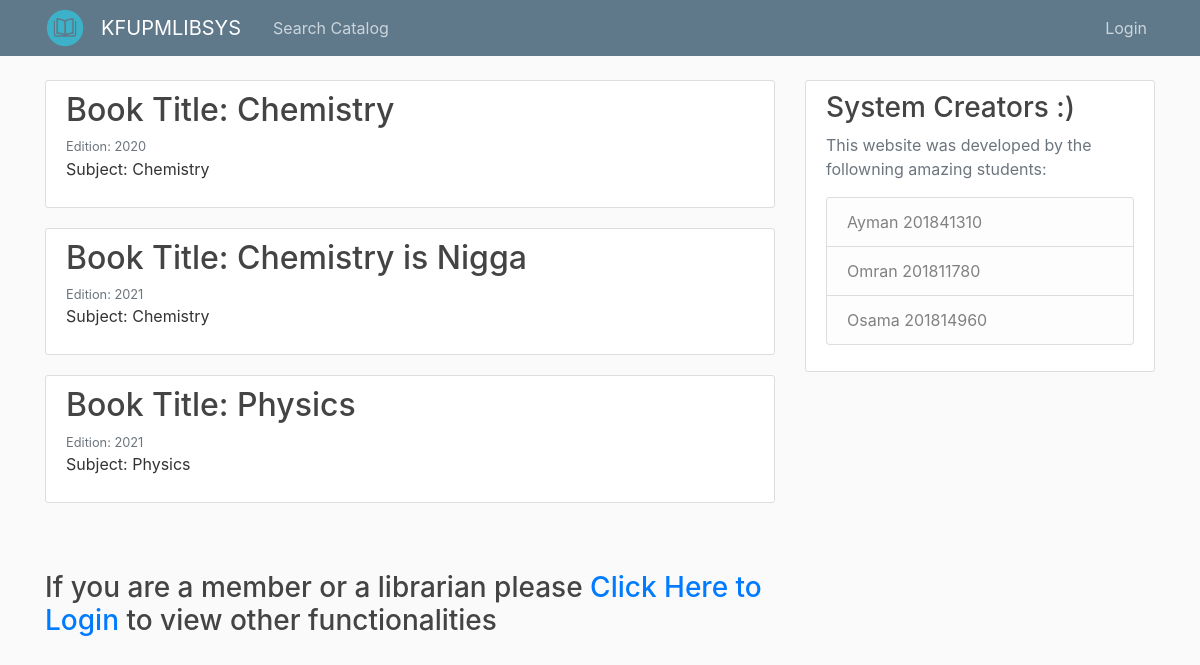
Before: / with the older database file.
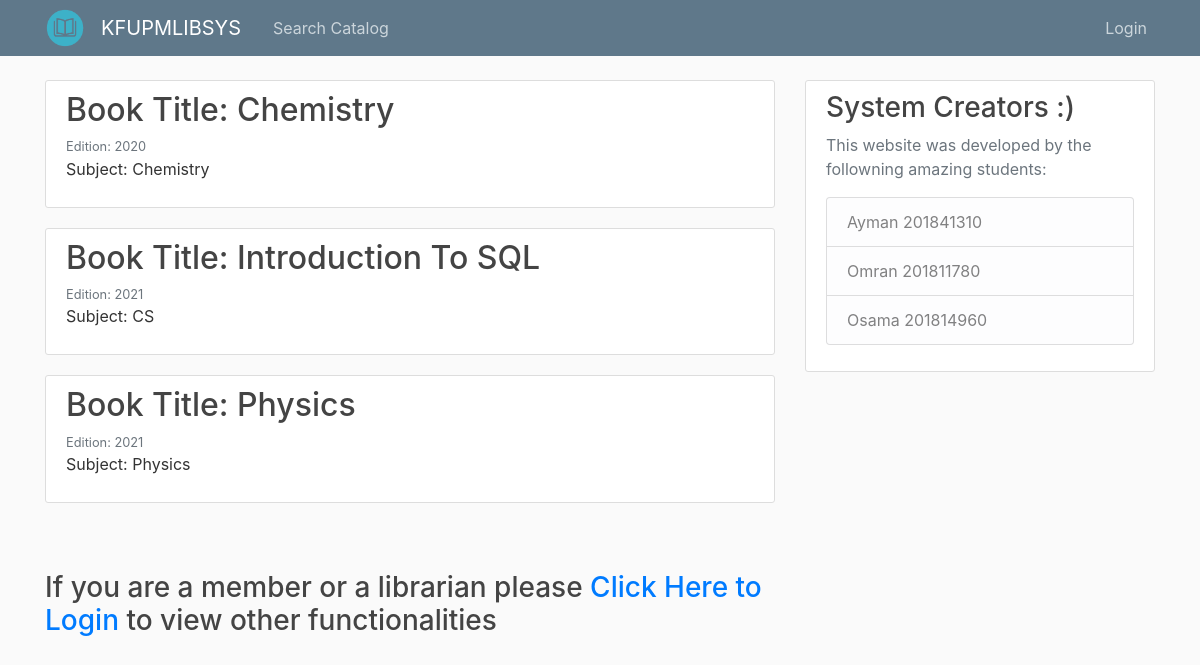
After: the same page with the newer database file.
### core/models.py (models this page shows, shortened)
class Book(models.Model):
    ISBN_code = models.CharField(
        unique=True,
        primary_key=True,
        max_length=64,
        null=False,
        blank=False,
        verbose_name=_("ISBN code")
    )
    book_title = models.CharField(
        max_length=512,
        blank=False,
        null=False,
        verbose_name=_("book title"),
    )
    Lang_CHOICES = (
        ('A', 'Arabic',),
        ('E', 'English',),
    )
    book_language = models.CharField(
        choices=Lang_CHOICES,
        max_length=20,
        blank=True,
        null=True,
        verbose_name=_("book language")
    )
    no_of_copies = models.PositiveIntegerField(
        null=True,
        blank=True,
        verbose_name=_("number of copies")
    )
    subject = models.ForeignKey(
        Subject,
        on_delete=models.CASCADE,
        null=True,
        blank=True,
        verbose_name=_("subject")
    )
    authors = models.ManyToManyField(
        Author,
        blank=True,
        verbose_name=_("authors"),
    )  # RECHECK THIS
    publication_year = models.PositiveIntegerField(
        default=current_year(),
        validators=[MinValueValidator(1800), max_value_current_year],
        blank=True,
        null=True,
        verbose_name=_("publication year")
    )
    class Meta:
        verbose_name = _("book")
        verbose_name_plural = _("books")
        ordering = [
            "publication_year",
            "book_title",
        ]

class Subject(models.Model):
    Subject_Id = models.PositiveIntegerField(
        unique=True,
        primary_key=True,
        null=False,
        blank=False,
    )
    subject_name = models.CharField(
        max_length=512,
        blank=False,
        null=False
    )
    def __str__(self):
        return self.subject_name
    class Meta:
        verbose_name = _("subject")
        verbose_name_plural = _("subjects")
        ordering = [
            "subject_name",
        ]

### core/views.py (the view)
# urls.py: path("", views.index, name="home-index"),
def index(request):
    context = {
        'books': Book.objects.all(),
    }
    return render(request, 'core/index.html', context)

### core/templates/core/index.html (shortened to what this page needs)
{% extends "core/base.html" %}
{% load user_types %}
{% block content%}
{% if user.is_authenticated and user|belongs_to_librarian %}
{% comment %} If the user is a librarian {% endcomment %}
<h1>Welcome, Librarian!</h1>
<br/>
<div class="card mb-4" style="">
  <div class="card-body">
    <h4 class="card-title"><a href="{% url 'core:reports-index' %}">View Reports</a></h4>
    <p class="card-text">Gnerate and view various reports about library memebers.</p>
    <a href="{% url 'core:reports-index' %}" class="btn btn-primary">Go</a>
  </div>
</div>
<div class="card mb-4" style="">
  <div class="card-body">
    <h4 class="card-title"><a href="{% url 'core:search-form' %}">Request Books</a></h4>
    <p class="card-text">Request books that are not currently available in the library.</p>
    <a href="{% url 'core:search-form' %}" class="btn btn-primary">Go</a>
  </div>
</div>
<div class="card mb-4" style="">
  <div class="card-body">
    <h4 class="card-title"><a href="/admin">Admin Page</a></h4>
    <p class="card-text">View admin page where you can add/remove/edit books and members.</p>
    <a href="/admin" class="btn btn-primary">Go</a>
  </div>
</div>
{% else %}
{% if books%}
    {% for book in books %}
    <article class="media content-section">
        <div class="media-body">
          <h2>Book Title: {{ book.book_title }}</h2>
          <small class="text-muted">Edition: {{ book.publication_year }}</small>
          <p class="article-content">Subject: {{ book.subject }}</p>
        </div>
    </article>
    {% endfor %}
{%else%}
<h1> There are no books currently, please visit the website later :) </h1>
{% endif %}
<br>
<br>
<h3>If you are a member or a librarian please <a href="{% url 'login' %}">Click Here to Login</a> to view other functionalities</h3>
{% endif %}
{% endblock content %}

### core/templates/core/base.html (shortened to what this page needs)
{% load static %}
<html lang="en">
<head>
    <link rel="stylesheet" href="https://maxcdn.bootstrapcdn.com/bootstrap/4.0.0/css/bootstrap.min.css"
>
    <link rel="stylesheet" type="text/css" href="{% static 'core/main.css' %}">
</head>
<body>
    <header class="site-header">
        <nav class="navbar navbar-expand-md navbar-dark bg-steel fixed-top">
            <div class="container">
                <img class="float-left mr-3" style="max-height:40px" src="{% static 'core/favicon.png' %}"
                    alt="favicon">
                <a class="navbar-brand mr-4" href="/">KFUPMLIBSYS</a>
                <div class="collapse navbar-collapse" id="navbarToggle">
                    <div class="navbar-nav mr-auto">
                        <a class="nav-item nav-link" href="{% url 'core:search-form' %}">Search Catalog</a>
                    </div>
                    <div class="navbar-nav">
                        {% if user.is_authenticated %}
                        <a class="nav-item nav-link" href="{% url 'logout' %}">Logout</a>
                        {% else %}
                        <a class="nav-item nav-link" href="{% url 'login' %}">Login</a>
                        {% endif %}
                    </div>
                </div>
            </div>
        </nav>
    </header>
    <main role="main" class="container">
        <div class="row">
            <div class="col-md-8">
                {% block content %}{% endblock %}
            </div>
            <div class="col-md-4">
                <div class="content-section">
                    <h3>System Creators :)</h3>
                    <p class='text-muted'>This website was developed by the followning amazing students:
                    <ul class="list-group">
                        <li class="list-group-item list-group-item-light">Ayman 201841310</li>
                        <li class="list-group-item list-group-item-light">Omran 201811780</li>
                        <li class="list-group-item list-group-item-light">Osama 201814960</li>
                    </ul>
                    </p>
                </div>
            </div>
        </div>
    </main>
</body>
</html>

### core/static/core/main.css (style rules this page uses)
body { background: #fafafa; color: #333333; margin-top: 5rem; }
h1, h2, h3, h4, h5, h6 { color: #444444; }
ul { margin: 0; }
.bg-steel { background-color: #5f788a; }
.site-header .navbar-nav .nav-link { color: #cbd5db; }
.content-section { background: #ffffff; padding: 10px 20px; border: 1px solid #dddddd; border-radius: 3px; margin-bottom: 20px; }
.article-content { white-space: pre-line; }

Changed rows visible on the page:
removed Book: book_title "Chemistry is Nigga", publication_year "2021", subject "Chemistry"
added Book: book_title "Introduction To SQL", publication_year "2021", subject "CS"
